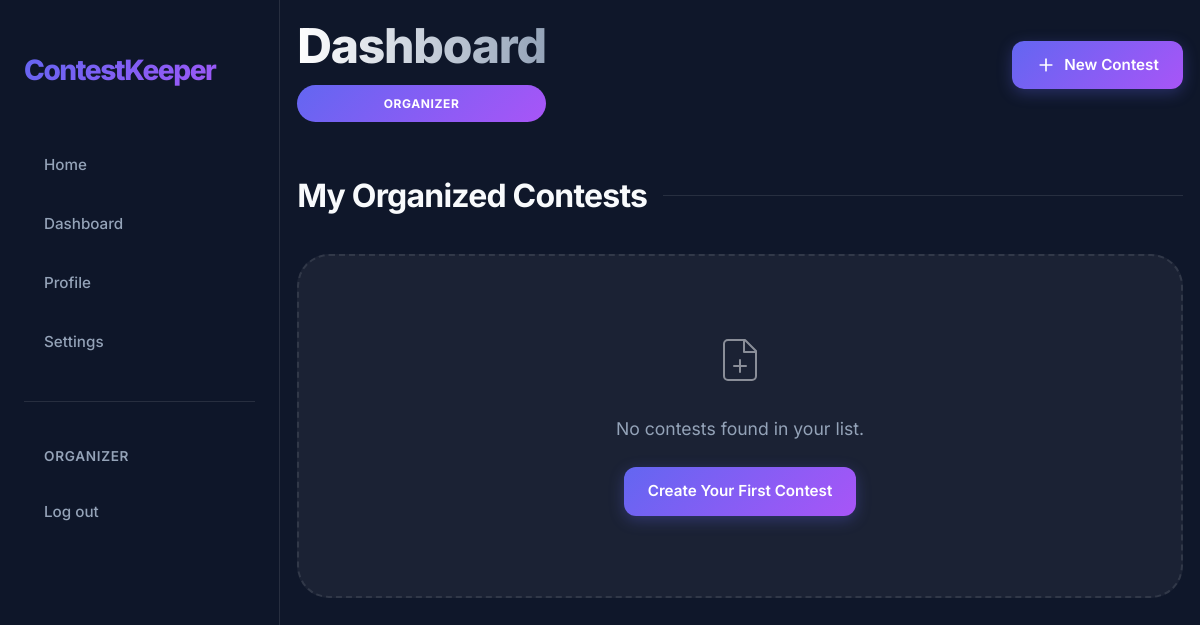
Page /dashboard/ (signed in) on the earlier database version.
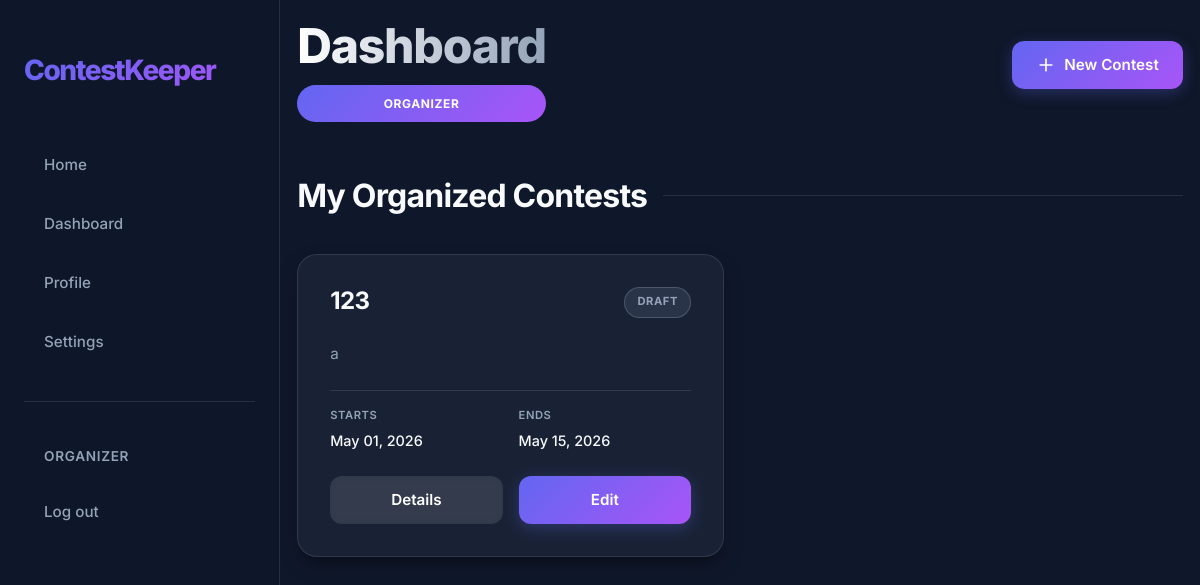
Same page on the later database version.
### app/models.py (models this page shows, shortened)
class Contest(models.Model):
    class Status(models.TextChoices):
        DRAFT = "DRAFT", "Draft"
        REGISTRATION = "REGISTRATION", "Registration"
        RUNNING = "RUNNING", "Running"
        FINISHED = "FINISHED", "Finished"
    name = models.CharField(max_length=20)
    description = models.TextField(max_length=200)
    start_date = models.DateTimeField()
    end_date = models.DateTimeField()
    organizer = models.ForeignKey(User, on_delete=models.CASCADE, related_name="organized_contests", null=True, blank=True)
    status = models.CharField(choices=Status.choices, default=Status.DRAFT)
    is_draft = models.BooleanField(default=True)
    jurys = models.ManyToManyField(User, related_name="judged_contests", blank=True)
    participants = models.ManyToManyField(User, related_name="participated_contests", blank=True)

### app/views.py (the view)
# urls.py: path("dashboard/", views.dashboard, name="dashboard"),
def dashboard(request):
    if not request.user.is_authenticated:
        return redirect("register")
    user = request.user
    if user.is_organizer():
        contests = user.organized_contests.all()
    elif user.is_jury():
        contests = user.judged_contests.exclude(status=Contest.Status.DRAFT)
    elif user.is_participant():
        contests = user.participated_contests.exclude(status=Contest.Status.DRAFT)
    else:
        contests = Contest.objects.none()
    return render(request, "app/dashboard.html", {"contests": contests})

### app/models.py (called while the page is built)
    def is_organizer(self):
        return self.role == self.Role.ORGANIZER

### app/templates/app/dashboard.html (shortened to what this page needs)
{% load static %}
<!DOCTYPE html>
<html lang="en">
<head>
    <link rel="stylesheet" href="{% static 'css/common.css' %}">
    <link rel="stylesheet" href="{% static 'css/dashboard.css' %}">
</head>
<body>
    {% include 'app/nav.html' %}
    <main class="dashboard-container">
        <header class="dashboard-header">
            <div class="header-left">
                <h1 id="h1">Dashboard</h1>
                <span class="role-badge">{{ user.get_role_display }}</span>
            </div>
            {% if user.is_organizer %}
            <div class="header-actions">
                <a href="{% url 'contest_create' %}" class="btn btn-primary">
                    <svg width="20" height="20" viewBox="0 0 24 24" fill="none" stroke="currentColor" stroke-width="2" stroke-linecap="round" stroke-linejoin="round"><line x1="12" y1="5" x2="12" y2="19"></line><line x1="5" y1="12" x2="19" y2="12"></line></svg>
                    New Contest
                </a>
            </div>
            {% endif %}
        </header>
        <section class="contest-section">
            <h2 class="section-title">
                {% if user.is_organizer %}
                My Organized Contests
                {% elif user.is_jury %}
                Contests to Judge
                {% elif user.is_participant %}
                My Contests
                {% endif %}
            </h2>
            <div class="contest-grid">
                {% for contest in contests %}
                <div class="contest-card">
                    <div class="contest-card-header">
                        <h3>{{ contest.name }}</h3>
                        <span class="status-indicator status-{{ contest.status|lower }}">{{ contest.get_status_display }}</span>
                    </div>
                    <p class="contest-description">{{ contest.description }}</p>
                    <div class="contest-details">
                        <div class="detail-item">
                            <span class="label">Starts</span>
                            <span class="value">{{ contest.start_date|date:"M d, Y" }}</span>
                        </div>
                        <div class="detail-item">
                            <span class="label">Ends</span>
                            <span class="value">{{ contest.end_date|date:"M d, Y" }}</span>
                        </div>
                    </div>
                    <div class="contest-actions">
                        <a href="{% url 'contest_detail' contest.id %}" class="btn btn-secondary">Details</a>
                        {% if user.is_organizer %}
                        <a href="{% url 'contest_edit' contest.id %}" class="btn btn-primary">Edit</a>
                        {% endif %}
                    </div>
                </div>
                {% empty %}
                <div class="empty-state">
                    <div class="empty-icon">
                    </div>
                    <p>No contests found in your list.</p>
                    {% if user.is_organizer %}
                    <a href="{% url 'contest_create' %}" class="btn btn-primary">Create Your First Contest</a>
                    {% endif %}
                </div>
                {% endfor %}
            </div>
        </section>
    </main>
</body>
</html>

Differences in the rows shown:
added Contest: name "123", status "DRAFT", description "a", start_date "May 01, 2026", end_date "May 15, 2026"
Other differences:
text no longer shown: "No contests found in your list. Create Your First Contest"
